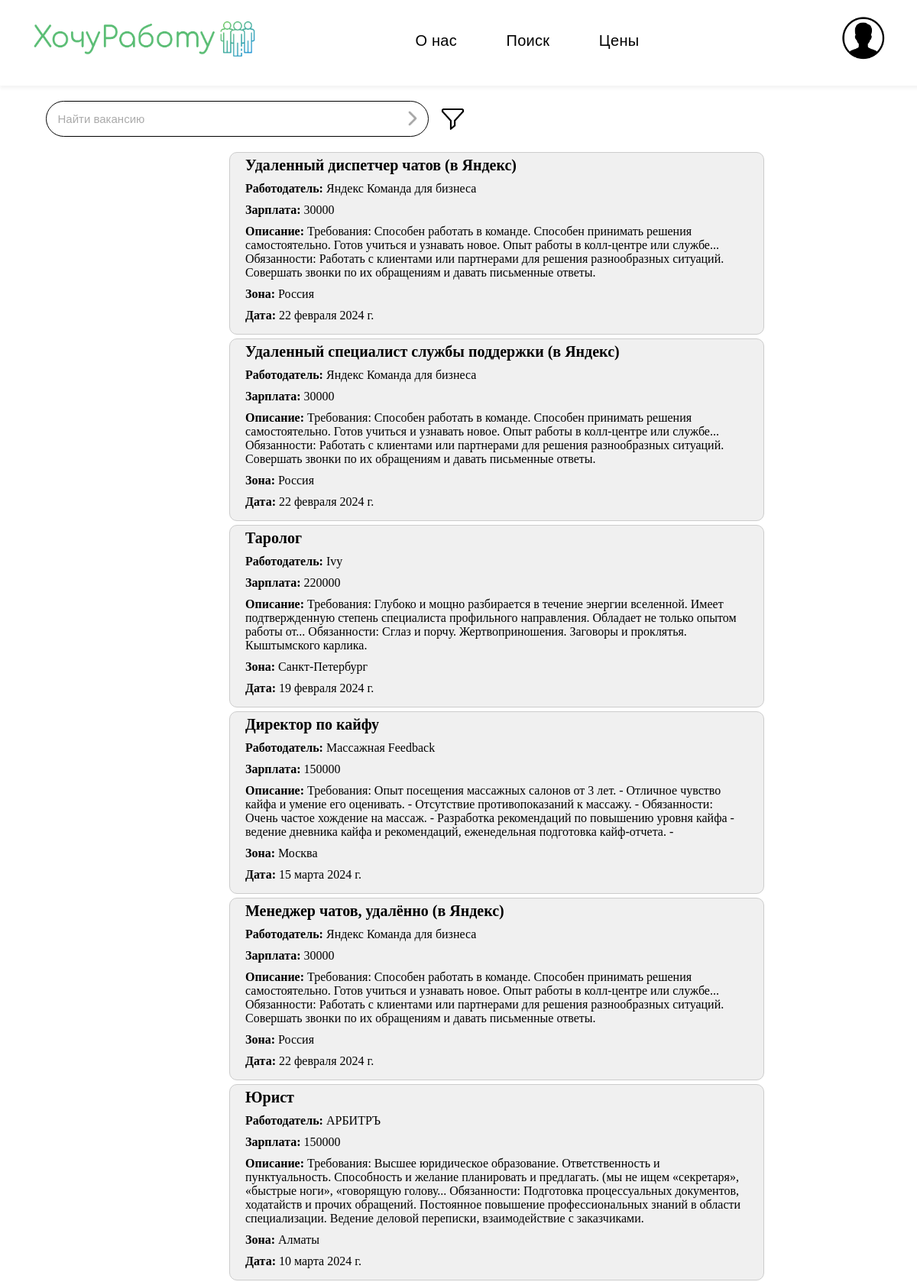
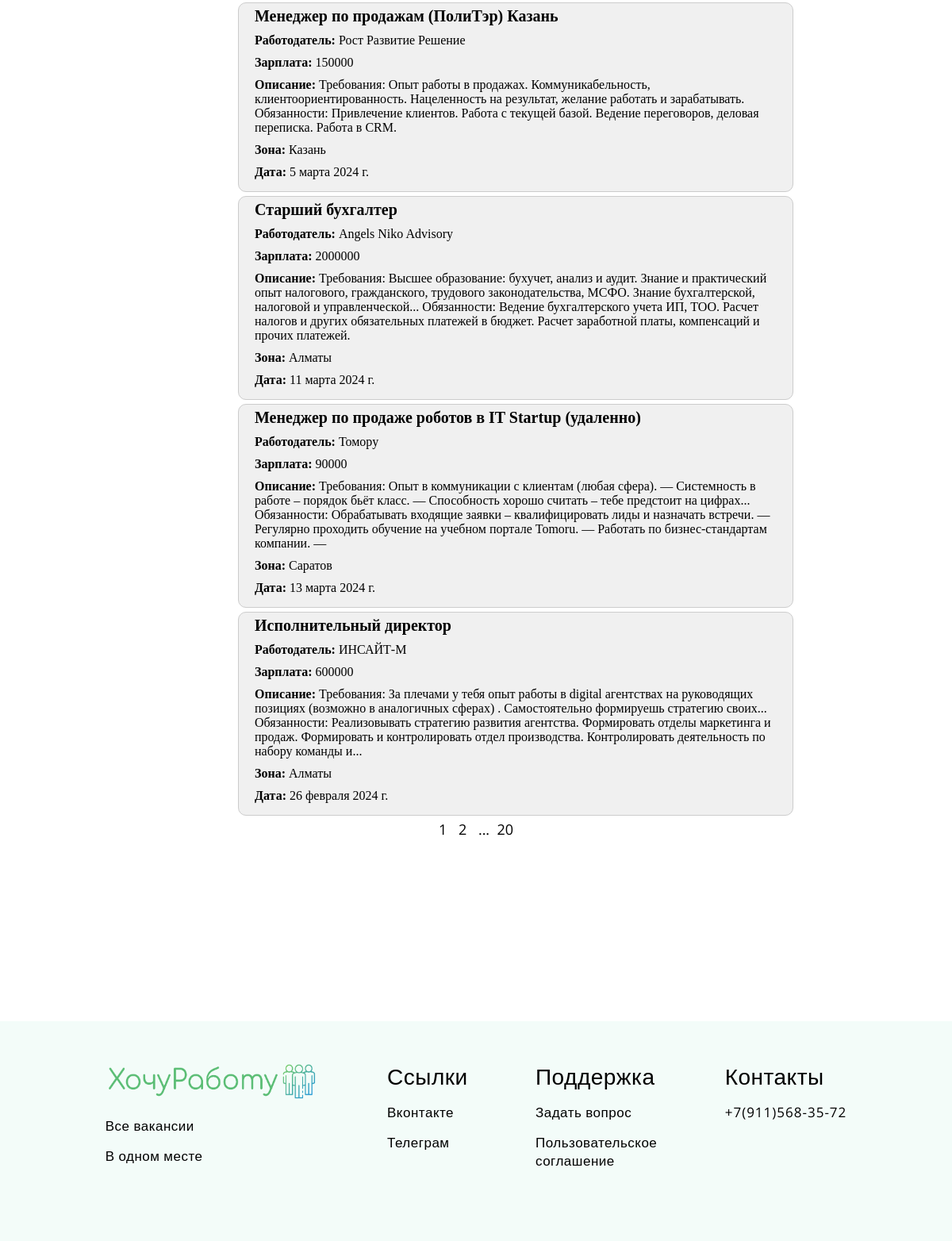
Screenshot of /search with the database file from the repository (2 pictures, top to bottom).
### hrweb/models.py (models this page shows)
class Vacancy(models.Model):
    name = models.CharField(max_length=255, verbose_name ='Название')
    employer = models.CharField(max_length=255, verbose_name ='Работодатель')
    url = models.URLField(verbose_name ='Ссылка')
    salary = models.CharField(max_length=100, verbose_name ='Зарплата')
    description = models.TextField(verbose_name ='Описание')
    area = models.CharField(max_length=255, verbose_name ='Зона')
    date = models.DateField(verbose_name ='Дата')
    class Meta:
        verbose_name = 'Вакансия'
        verbose_name_plural = 'Вакансии'

### hrweb/views.py (the view)
# urls.py: path('search', views.search, name='search'),
def search(request):
    query = request.GET.get('search')
    vacancies_list = Vacancy.objects.all()
    if query and query.strip():  # Если введен непустой поисковый запрос
        vacancies_list = vacancies_list.filter(
            Q(name__icontains=query) |
            Q(description__icontains=query) |
            Q(area__icontains=query)
        )
    paginator = Paginator(vacancies_list, 10)  # Показывать по 3 вакансии на странице
    page = request.GET.get('page')
    try:
        vacancies = paginator.page(page)
    except PageNotAnInteger:
        vacancies = paginator.page(1)
    except EmptyPage:
        vacancies = paginator.page(paginator.num_pages)
    first_page_number = 1
    total_pages = paginator.num_pages
    previous_page_number = vacancies.previous_page_number() if vacancies.has_previous() else None
    next_page_number = vacancies.next_page_number() if vacancies.has_next() else None
    show_first_page_link = vacancies.number > 2
    show_last_page_link = vacancies.number < vacancies.paginator.num_pages - 1
    return render(request, 'search.html', {'vacancies': vacancies, 'search_query': query, 'first_page_number': first_page_number, 'total_pages': total_pages, 'previous_page_number': previous_page_number, 'next_page_number': next_page_number, 'show_first_page_link': show_first_page_link, 'show_last_page_link': show_last_page_link})

### hrweb/templates/search.html (shortened to what this page needs)
{% extends "base.html" %}
{% load static %}
    {% block header_down %}
    <div class="filters-info">
        <div class="input-container">
            <div class="search-container">
                <div class="search-input">
                    <form id="search-form" method="GET" action="{% url 'search' %}">
                        <input type="text" id="search" name="search" placeholder="Найти вакансию" value="{{ search_query|default_if_none:'' }}">
                        <img id="search-submit" src="{% static 'hrweb/files/arrow.png' %}" class="toggle-search" alt="Искать">
                    </form>
                    <img src="{% static 'hrweb/files/filters.png' %}" class="toggle-filters" alt="Доп фильтры">
                </div>
            </div>
        </div>
    </div>
    {% endblock %}
    {% block info %}
    <div class="vacancies">
        {% for vacancy in vacancies %}
        <div class="vacancy-box">
            <div class="name_vac">{{vacancy.name}}</div>
            <div class="info_vac"><strong>Работодатель:</strong> {{ vacancy.employer }}</div>
            <div class="info_vac"><strong>Зарплата:</strong> {{ vacancy.salary }}</div>
            <div class="info_vac"><strong>Описание:</strong> {{ vacancy.description }}</div>
            <div class="info_vac"><strong>Зона:</strong> {{ vacancy.area }}</div>
            <div class="info_vac"><strong>Дата:</strong> {{ vacancy.date }}</div>
        </div>
        {% empty %}
        <p>Нет результатов для "{{ query }}".</p>
        {% endfor %}
    </div>
    <div class="pagination">
        <span class="step-links">
            <span class="current">
                <a href="?page={{ vacancies.number }}">{{ vacancies.number }}</a>
            </span>
            {% if next_page_number %}
                <a href="?page={{ next_page_number }}">{{ next_page_number }}</a>
                {% if show_last_page_link %}
                    <a href="?page={{ total_pages }}">...&nbsp;&nbsp;{{ total_pages }}</a>
                {% endif %}
            {% endif %}
        </span>
    </div>
    {% endblock %}

### hrweb/static/hrweb/styles.css (style rules this page uses)
body { margin: 0px; }
.input-container { margin-bottom: 10px; }

### hrweb/static/hrweb/profile.css (style rules this page uses)
.input-container { margin-bottom: 10px; }
@media screen and (max-width: 1500px) { .input-container { margin-bottom: 10px; } }

### hrweb/static/hrweb/search.css (style rules this page uses)
.filters-info { margin-top: 50px; }
.search-container { margin-bottom: 10px; width: 50%; max-width: 600px; margin: 0 10px; }
.search-input input { width: 50%; max-width: 700px; height: 15px; font-size: 15px; padding: 15px; margin-bottom: 10px; border: 1px solid #000; border-radius: 30px; }
.search-input input::placeholder { color: #aaa; }
.search-input { margin-top: -30px; color: #000; position: relative; text-align: center; }
.search-container { position: relative; }
.search-input input { width: 74%; }
.toggle-search { position: absolute; right: 60px; top: 40%; transform: translateY(-50%); cursor: pointer; }
#search { padding-right: 40px; }
.toggle-search { width: 20px; height: 20px; }
.toggle-filters { width: 35px; height: 35px; right: 0px; position: absolute; top: 40%; transform: translateY(-50%); cursor: pointer; }
.vacancies { justify-content:end; padding-left: 300px; padding-right: 200px; }
.vacancy-box { background-color: #f0f0f0; border: 1px solid #ccc; border-radius: 10px; padding: 5px 20px; margin: 5px auto; width: calc(100%); box-sizing: border-box; }
.name_vac { font-size: 20px; font-weight: bold; padding-bottom: 10px; }
.info_vac { padding-bottom: 10px; }
.pagination { text-align: center; font-size: 18px; font-family: 'Open Sans', sans-serif; }
.pagination a { color: black; text-decoration: none; margin: 0 5px; }

### rows the page displays
Vacancy: name "Удаленный диспетчер чатов (в Яндекс)", employer "Яндекс Команда для бизнеса", salary "30000", description "Требования: Способен работать в команде. Способен принимать решения самостоятельно. Готов учиться и узнавать новое. Опыт работы в колл-центре или службе... Обязанности: Работать с клиентами или партнерами для решения разнообразных ситуаций. Совершать звонки по их обращениям и давать письменные ответы.", area "Россия", date "22 февраля 2024 г."
Vacancy: name "Удаленный специалист службы поддержки (в Яндекс)", employer "Яндекс Команда для бизнеса", salary "30000", description "Требования: Способен работать в команде. Способен принимать решения самостоятельно. Готов учиться и узнавать новое. Опыт работы в колл-центре или службе... Обязанности: Работать с клиентами или партнерами для решения разнообразных ситуаций. Совершать звонки по их обращениям и давать письменные ответы.", area "Россия", date "22 февраля 2024 г."
Vacancy: name "Таролог", employer "Ivy", salary "220000", description "Требования: Глубоко и мощно разбирается в течение энергии вселенной. Имеет подтвержденную степень специалиста профильного направления. Обладает не только опытом работы от... Обязанности: Сглаз и порчу. Жертвоприношения. Заговоры и проклятья. Кыштымского карлика.", area "Санкт-Петербург", date "19 февраля 2024 г."
Vacancy: name "Директор по кайфу", employer "Массажная Feedback", salary "150000", description "Требования: Опыт посещения массажных салонов от 3 лет. - Отличное чувство кайфа и умение его оценивать. - Отсутствие противопоказаний к массажу. - Обязанности: Очень частое хождение на массаж. - Разработка рекомендаций по повышению уровня кайфа - ведение дневника кайфа и рекомендаций, еженедельная подготовка кайф-отчета. -", area "Москва", date "15 марта 2024 г."
Vacancy: name "Менеджер чатов, удалённо (в Яндекс)", employer "Яндекс Команда для бизнеса", salary "30000", description "Требования: Способен работать в команде. Способен принимать решения самостоятельно. Готов учиться и узнавать новое. Опыт работы в колл-центре или службе... Обязанности: Работать с клиентами или партнерами для решения разнообразных ситуаций. Совершать звонки по их обращениям и давать письменные ответы.", area "Россия", date "22 февраля 2024 г."
Vacancy: name "Юрист", employer "АРБИТРЪ", salary "150000", description "Требования: Высшее юридическое образование. Ответственность и пунктуальность. Способность и желание планировать и предлагать. (мы не ищем «секретаря», «быстрые ноги», «говорящую голову... Обязанности: Подготовка процессуальных документов, ходатайств и прочих обращений. Постоянное повышение профессиональных знаний в области специализации. Ведение деловой переписки, взаимодействие с заказчиками.", area "Алматы", date "10 марта 2024 г."
Vacancy: name "Менеджер по продажам (ПолиТэр) Казань", employer "Рост Развитие Решение", salary "150000", description "Требования: Опыт работы в продажах. Коммуникабельность, клиентоориентированность. Нацеленность на результат, желание работать и зарабатывать. Обязанности: Привлечение клиентов. Работа с текущей базой. Ведение переговоров, деловая переписка. Работа в CRM.", area "Казань", date "5 марта 2024 г."
Vacancy: name "Старший бухгалтер", employer "Angels Niko Advisory", salary "2000000", description "Требования: Высшее образование: бухучет, анализ и аудит. Знание и практический опыт налогового, гражданского, трудового законодательства, МСФО. Знание бухгалтерской, налоговой и управленческой... Обязанности: Ведение бухгалтерского учета ИП, ТОО. Расчет налогов и других обязательных платежей в бюджет. Расчет заработной платы, компенсаций и прочих платежей.", area "Алматы", date "11 марта 2024 г."
Vacancy: name "Менеджер по продаже роботов в IT Startup (удаленно)", employer "Томору", salary "90000", description "Требования: Опыт в коммуникации с клиентам (любая сфера). — Системность в работе – порядок бьёт класс. — Способность хорошо считать – тебе предстоит на цифрах... Обязанности: Обрабатывать входящие заявки – квалифицировать лиды и назначать встречи. — Регулярно проходить обучение на учебном портале Tomoru. — Работать по бизнес-стандартам компании. —", area "Саратов", date "13 марта 2024 г."
Vacancy: name "Исполнительный директор", employer "ИНСАЙТ-М", salary "600000", description "Требования: За плечами у тебя опыт работы в digital агентствах на руководящих позициях (возможно в аналогичных сферах) . Самостоятельно формируешь стратегию своих... Обязанности: Реализовывать стратегию развития агентства. Формировать отделы маркетинга и продаж. Формировать и контролировать отдел производства. Контролировать деятельность по набору команды и...", area "Алматы", date "26 февраля 2024 г."

### other values shown
{{ vacancies.number }} "1"
{{ next_page_number }} "2"
{{ total_pages }} "20"
